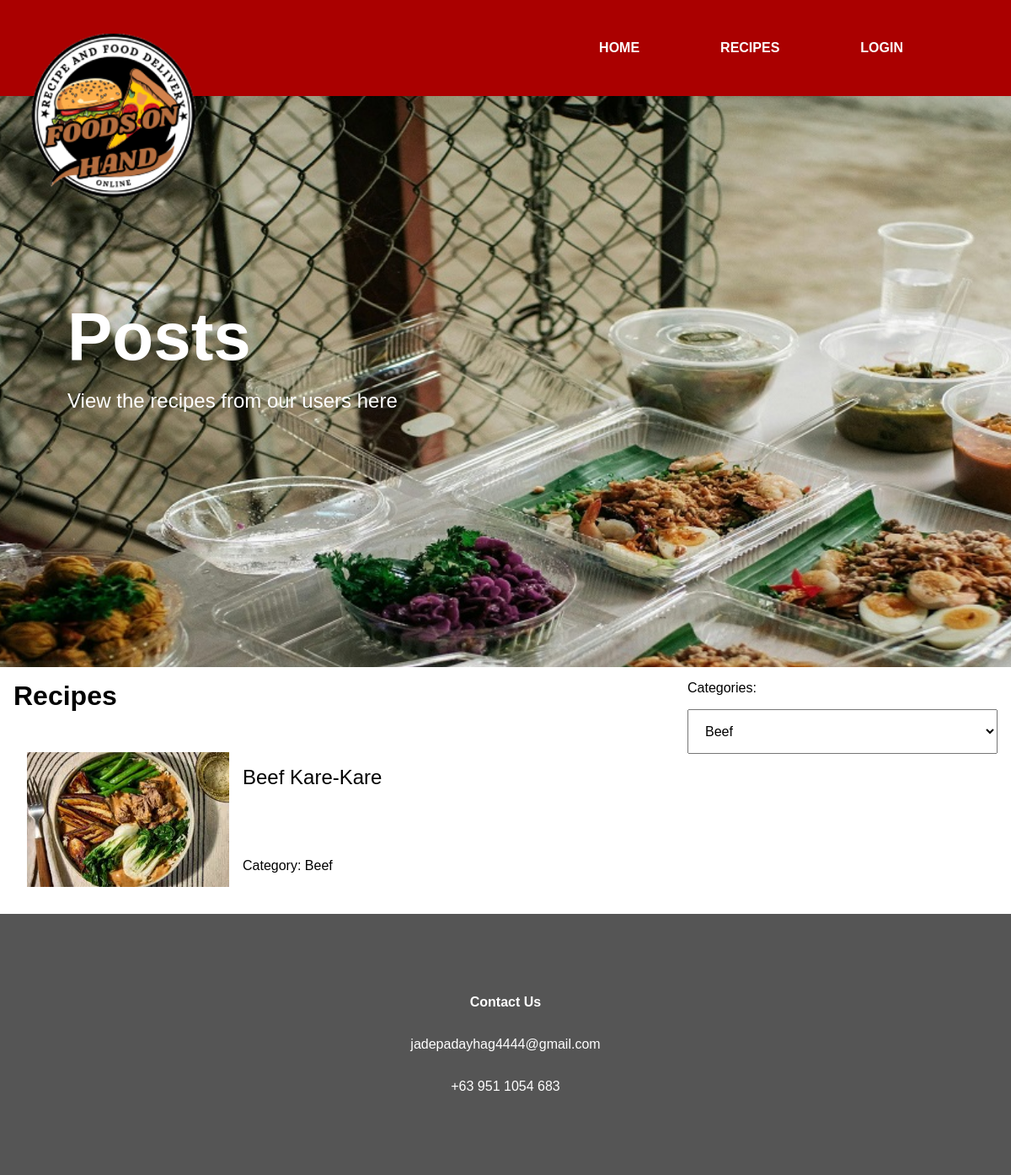
Page /recipes/?category=beef on the committed database.
### tables this page shows
CREATE TABLE "recipes" (`id` INTEGER PRIMARY KEY AUTOINCREMENT, `user_id` INTEGER REFERENCES `users`(`id`), `title` TEXT, `content` TEXT, `category` TEXT, `image` TEXT, `time` INTEGER DEFAULT (unixepoch()));

### common.php (the view, shortened to what this page needs)
<?php
function getUser() {
    $db = new SQLite3("database.db");
    if (isset($_COOKIE["session"]) == false) {
        return false;
    }
    $query = <<<SQL
        SELECT * FROM `users` WHERE `session` = :session
    SQL;
    $stmt = $db->prepare($query);
    $stmt->bindValue(":session", $_COOKIE["session"]);
    $user = $stmt->execute()->fetchArray();
    return $user;
}
function renderHeader($title, $description) {
    $title = str_replace("\n", "<br>", $title);
    $description = str_replace("\n", "<br>", $description);
    $user = getUser();
    $login = <<<HTML
        <a style="
            display: block;
            padding: 3rem;
            color: #fff;
            font-weight: bold;
            cursor: pointer;"
            class="g_panelTab"
            href="login/">
            LOGIN
        </a>
    HTML;
    return <<<HTML
        <div style="
            height: 99vh;
            position: relative;
            background-image: url(assets/bg.jpg);
            background-size: cover;
            background-attachment: fixed;
            background-position: center;"
            id="g_panelBackground">
            <div>
                <div style="
                    display: grid;
                    grid-template-columns: 1fr repeat(3, max-content) 5rem;
                    background-color: #a00;"
                    id="g_panelHeader">
                    <div></div>
                    <a style="
                        display: block;
                        padding: 3rem;
                        color: #fff;
                        font-weight: bold;
                        cursor: pointer;"
                        class="g_panelTab"
                        href="./">
                        HOME
                    </a>
                    <a style="
                        display: block;
                        padding: 3rem;
                        color: #fff;
                        font-weight: bold;
                        cursor: pointer;"
                        class="g_panelTab"
                        href="recipes/">
                        RECIPES
                    </a>
                    {$login}
                    <div></div>
                </div>
                <div style="
                    padding: 5rem;
                    padding-top: 15rem;
                    padding-bottom: 1rem;
                    font-size: 5rem;
                    font-weight: bold;
                    color: #fff;"
                    id="g_panelTitle">
                    {$title}
                </div>
                <div style="
                    padding: 5rem;
                    padding-top: 0rem;
                    font-size: 1.5rem;
                    color: #fff;">
                    {$description}
                </div>
            </div>
            <div style="
                position: absolute;
                left: 0rem;
                top: 0rem;
                padding: 1rem;">
                <img style="
                    width: 15rem;
                    height: 15rem;
                    object-fit: contain;" src="assets/logo.png"
                    id="g_imgLogo">
            </div>
        </div>
    HTML;
}
function renderFooter() {
    return <<<HTML
        <div style="
            padding: 5rem;
            background-color: #555;
            color: #fff;
            text-align: center;">
            <div style="
                padding: 1rem;
                font-weight: bold;">
                Contact Us
            </div>
            <div style="
                padding: 1rem;">
                jadepadayhag4444@gmail.com
            </div>
            <div style="
                padding: 1rem;">
                +63 951 1054 683
            </div>
        </div>
    HTML;
}
function renderRecipe($recipe) {
    $categoryMap = [
        "pork" => "Pork",
        "chicken" => "Chicken",
        "beef" => "Beef",
        "fish" => "Fish",
        "vegetable" => "Vegetable",
        "seafood" => "Seafood"
    ];
    $src = "uploads/" . $recipe["image"];
    $title = htmlentities($recipe["title"]);
    $category = $categoryMap[$recipe["category"]];
    echo <<<HTML
        <a style="
            display: grid;
            grid-template-columns: max-content 1fr;
            padding: 1rem;
            padding-top: 0rem;"
            href="recipe/?id={$recipe['id']}"
            class="g_panelRecipe">
            <div style="
                width: 15rem;
                height: 10rem;">
                <img style="
                    width: 100%;
                    height: 100%;
                    object-fit: cover;"
                    src="{$src}">
            </div>
            <div style="
                display: grid;
                grid-template-rows: 1fr max-content;">
                <div style="
                    padding: 1rem;
                    font-size: 1.5rem;
                    overflow: hidden;">
                    {$title}
                </div>
                <div style="
                    padding: 1rem;">
                    Category: {$category}
                </div>
            </div>
        </a>
    HTML;
}

### recipes/index.php (shortened to what this page needs)
<?php
require_once "common.php";
$db = new SQLite3("database.db");
$category = "all";
if (isset($_GET["category"])) {
    $category = $_GET["category"];
}
?>
<html>
    <head>
        <link rel="stylesheet" href="style.css">
    </head>
    <body>
        <?= renderHeader("Posts", "View the recipes from our users here") ?>
        <div style="
            display: grid;
            grid-template-columns: 2fr 1fr;"
            id="panelPosts">
            <div>
                <div style="
                    padding: 1rem;
                    font-size: 2rem;
                    font-weight: bold;">
                    Recipes
                </div>
                <div style="
                    padding: 1rem;
                    padding-top: 2rem;">
                    <?php
                        if ($category == "all") {
                            $query = <<<SQL
                                SELECT * FROM `recipes`
                            SQL;
                            $stmt = $db->prepare($query);
                            $recipes = $stmt->execute();
                        } else {
                            $query = <<<SQL
                                SELECT * FROM `recipes` WHERE `category` = :category
                            SQL;
                            $stmt = $db->prepare($query);
                            $stmt->bindValue(":category", $category);
                            $recipes = $stmt->execute();
                        }
                        while ($recipe = $recipes->fetchArray(SQLITE3_ASSOC)) {
                            renderRecipe($recipe);
                        }
                    ?>
                </div>
            </div>
            <div>
                <div style="
                    padding: 1rem;">
                    Categories:
                </div>
                <div style="
                    padding: 1rem;
                    padding-top: 0rem;">
                    <select id="selectCategories">
                        <option value="beef">
                            Beef
                        </option>
                    </select>
                </div>
            </div>
        </div>
        <?= renderFooter() ?>
    </body>
</html>

### style.css (style rules this page uses)
body { margin: 0rem; padding: 0rem; font-size: 1rem; font-family: Arial, Helvetica, sans-serif; }
a { text-decoration: none; color: inherit; }
select { padding: 1rem; width: 100%; font-size: 1rem; font-family: Arial, Helvetica, sans-serif; }

### rows in the picture
recipes: image (picture), title "Beef Kare-Kare", category "Beef"

### other values in the picture
str_replace("\n", "<br>", $title) "Posts"
str_replace("\n", "<br>", $description) "View the recipes from our users here"
